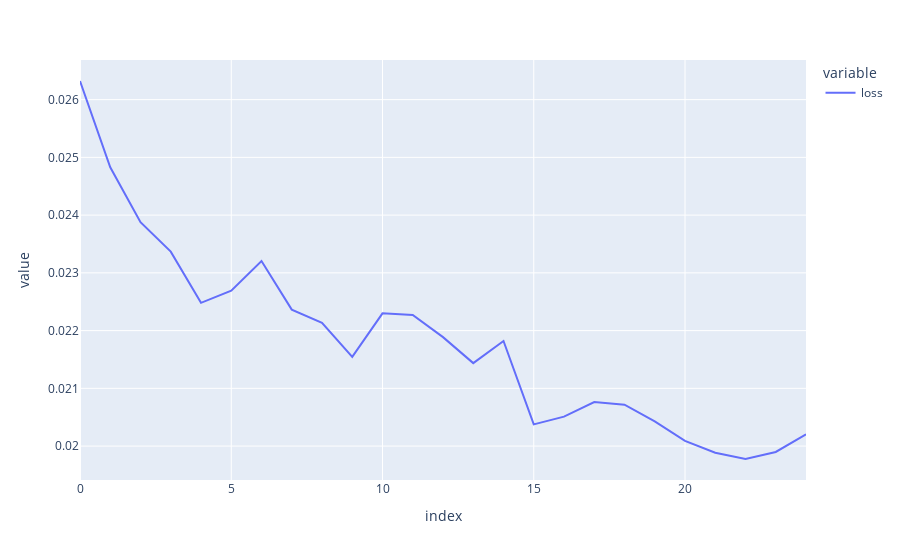

Source (notebook cell):
### Code cell
fig = px.line(model.history.history, y=['loss'])
fig.show()

### Figure 1 — Plotly figure (JSON) as saved in the notebook; plotly's stock layout.template omitted (floating-point values rounded to 4 significant figures)
{"data": [{"hovertemplate": "variable=loss<br>index=%{x}<br>value=%{y}<extra></extra>", "legendgroup": "loss", "line": {"color": "#636efa", "dash": "solid"}, "marker": {"symbol": "circle"}, "mode": "lines", "name": "loss", "orientation": "v", "showlegend": true, "type": "scatter", "x": [0, 1, 2, 3, 4, 5, 6, 7, 8, 9, 10, 11, 12, 13, 14, 15, 16, 17, 18, 19, 20, 21, 22, 23, 24], "xaxis": "x", "y": [0.02632, 0.02483, 0.02388, 0.02337, 0.02248, 0.02269, 0.0232, 0.02236, 0.02213, 0.02154, 0.0223, 0.02227, 0.02189, 0.02144, 0.02182, 0.02038, 0.02051, 0.02076, 0.02072, 0.02043, 0.02009, 0.01988, 0.01978, 0.0199, 0.0202], "yaxis": "y"}], "layout": {"legend": {"title": {"text": "variable"}, "tracegroupgap": 0}, "margin": {"t": 60}, "xaxis": {"anchor": "y", "domain": [0, 1], "title": {"text": "index"}}, "yaxis": {"anchor": "x", "domain": [0, 1], "title": {"text": "value"}}}}
